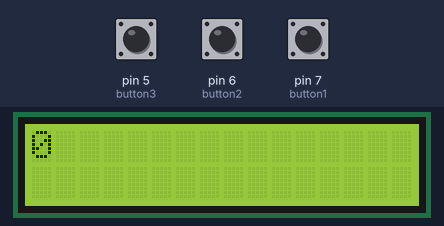
A sketch run on a simulated Arduino Uno, built with avr-gcc and run on an emulated ATmega328P. Parts: 16×2 character LCD. The test bench sets the inputs (shaded band); at power-on: pin 6 (button2) HIGH, pin 7 (button1) HIGH, pin 5 (button3) HIGH.

Above: at 2.2 s.
2.3 s: pin 6 (button2) pulled LOW for 0.15 s
At 3.5 s:
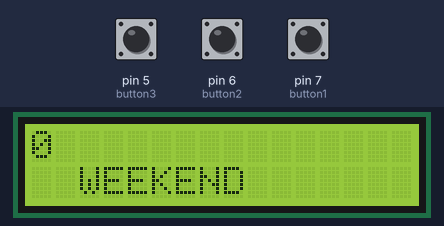
3.9 s: pin 7 (button1) pulled LOW for 0.15 s
At 5.7 s:
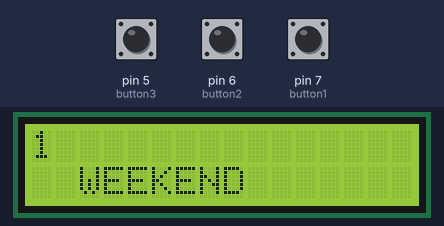
6.0 s: pin 6 (button2) pulled LOW for 1 s
At 6.4 s:
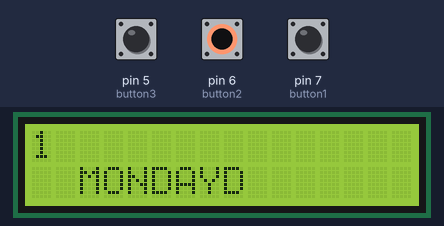
8.5 s: pin 5 (button3) pulled LOW for 0.15 s
At 9.5 s:
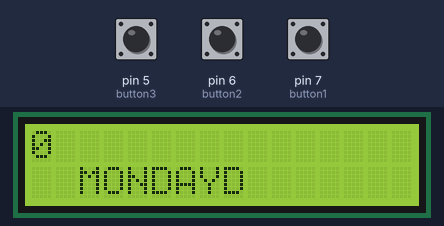
10.6 s: pin 6 (button2) pulled LOW for 3.2 s
At 11.1 s:
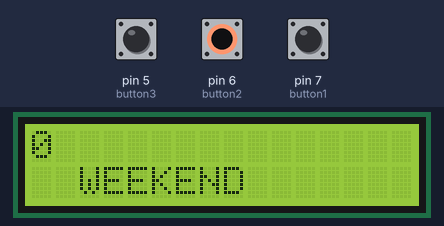
Timing chart, 0 to 13.6 s (numbered marks = the images above; inputs shaded):
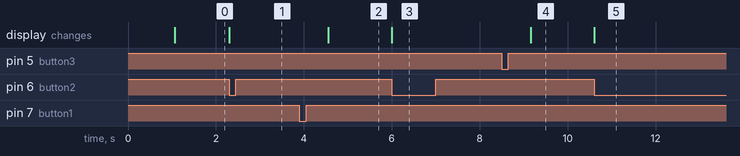

Measured:
- after the input at 2.3 s, the display: changes at once (image 1)
- after the input at 3.9 s, the display: changes after 0.66 s (image 2)
- after the input at 6.0 s, the display: changes at once (image 3)
- after the input at 8.5 s, the display: changes after 0.66 s (image 4)
- after the input at 10.6 s, the display: changes at once (image 5)

The sketch:

Menu_Button3.ino
```cpp
#include <LiquidCrystal.h>
int rs = 13, e = 12, d4 = 11, d5 = 10, d6 = 9, d7 = 8;
LiquidCrystal lcd(rs, e, d4, d5, d6, d7);
int button1=7, button2=6 , button3=5;
int state1=0, cntr=0,state2=0 , state3=0;


void setup()
{
  pinMode (button1,INPUT_PULLUP);
  pinMode (button2,INPUT_PULLUP);
  pinMode (button3,INPUT_PULLUP);
  lcd.begin(16, 2);

  lcd.print(" Welcome ");

  delay(1000);
   lcd.clear();

}

void loop()
{
  state1= digitalRead(button1);
  state2= digitalRead(button2);
  state3= digitalRead(button3);
  lcd.setCursor(0,0);
  lcd.print(cntr);
 /*1*/
 if (state1==LOW )
  {

  delay(10);
  state1= digitalRead(button1);


    if (state1 == HIGH)
       {
        cntr++;
          if (cntr>=9)
           {
            cntr=9;
            }
        delay(500);
        }
  }
/*2*/
  state2=digitalRead(button2);

  if (state2==LOW)
  {
    if(cntr==0)
     {
      lcd.setCursor(2,1);
      lcd.print("WEEKEND");
      delay(100);
      }
     if(cntr==1)
     {
      lcd.setCursor(2,1);
      lcd.print("MONDAY");
      delay(100);
      }
      if(cntr==2)
     {
      lcd.setCursor(2,1);
      lcd.print("TUESDAY");
      delay(100);
      }
      if(cntr==3)
     {
      lcd.setCursor(2,1);
      lcd.print("WEDNESDAY");
      delay(100);
      }
      if(cntr==4)
     {
      lcd.setCursor(2,1);
      lcd.print("THURSDAY");
      delay(100);
      }
      if(cntr==5)
     {
      lcd.setCursor(2,1);
      lcd.print("FRIDAY");
      delay(100);
      }
      if(cntr==6)
     {
      lcd.setCursor(2,1);
      lcd.print("SATURDAY");
      delay(100);
      }
      if(cntr==7)
     {
      lcd.setCursor(2,1);
      lcd.print("SUNDAY");
      delay(100);
      }

  }


/*3*/
    if (state3==LOW )
  {

  delay(10);
  state3= digitalRead(button3);


    if (state3 == HIGH)
       {
        cntr--;
          if (cntr<=0)
           {
            cntr=0;
            }
        delay(500);
        }
  }

}
```
